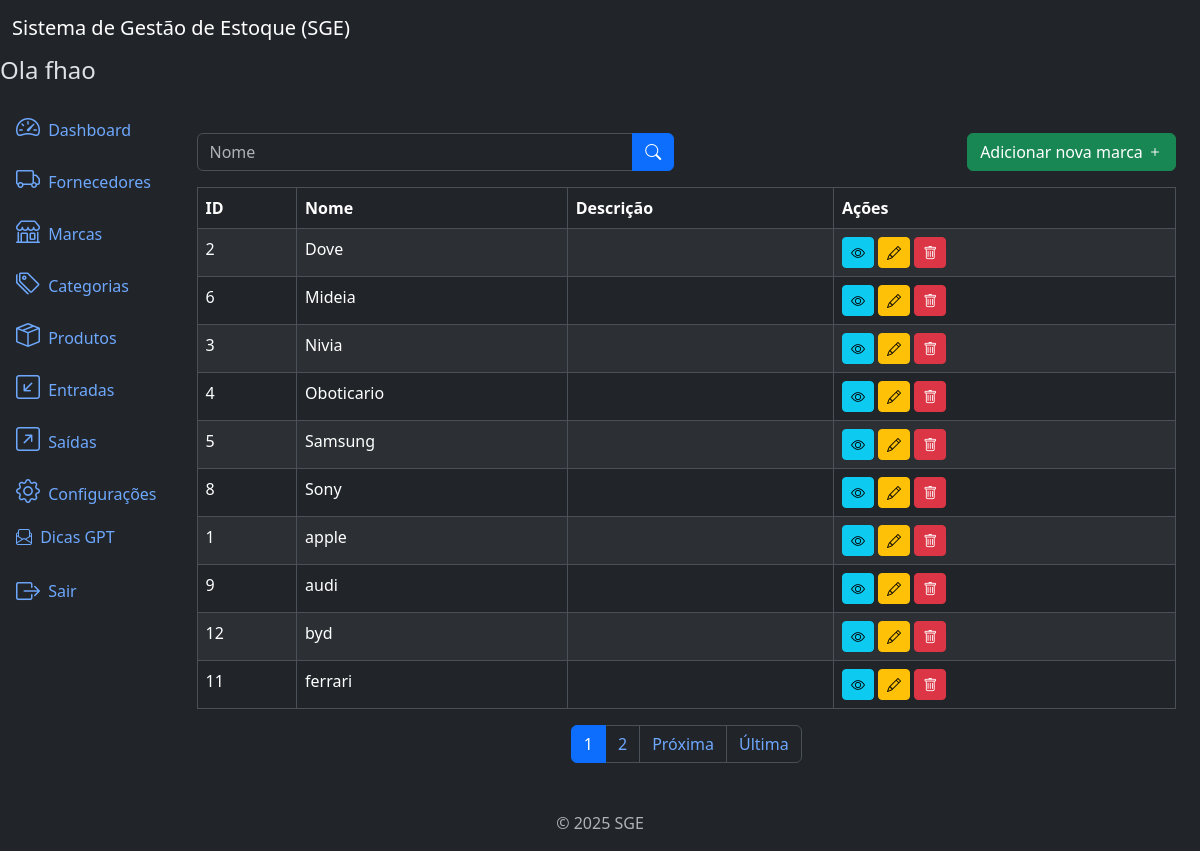
The page /brands/ (signed in) on the database its author committed.
### brands/models.py (models this page shows, shortened)
class Brand(models.Model):
    name = models.CharField(max_length=500)
    description = models.TextField(
        blank=True,
        null=True,
    )
    created_at = models.DateTimeField(
        auto_now_add=True
    )
    updated_at = models.DateTimeField(
        auto_now=True
    )
    class Meta:
        ordering = ['name']

### brands/views.py (the view)
# urls.py: path('brands/', views.BrandListView.as_view(), name='brands_list'),
class BrandListView(LoginRequiredMixin, PermissionRequiredMixin, ListView):
    model = models.Brand
    template_name = 'brand_list.html'
    context_object_name = 'brands'
    paginate_by = 10
    permission_required = 'brands.view_brand'
    def get_queryset(self):
        queryset = super().get_queryset()
        name = self.request.GET.get('name')
        if name:
            queryset = queryset.filter(name__icontains=name)
        return queryset

### brands/templates/brand_list.html (shortened to what this page needs)
{% extends 'base.html' %}
{% block content %}
<div class="row mb-3">
   <div class="col-md-6">
      <form method="get" action="{% url 'brands_list' %}">
         <div class="input-group">
            <input type="text" class="form-control" name="name" placeholder="Nome" value="{{ request.GET.name }}">
            <button type="submit" class="btn btn-primary">
               <i class="bi bi-search"></i>
            </button>
         </div>
      </form>
   </div>
   {% if perms.brands.add_brand %}
      <div class="col-md-6">
         <a href="{% url 'brand_create' %}" class="btn btn-success float-end">
            Adicionar nova marca
            <i class="bi bi-plus"></i>
         </a>
      </div>
   {% endif %}
</div>
<div class="table-responsive">
   <table class="table table-striped table-bordered">
      <thead class="thead-dark">
         <tr>
            <th>ID</th>
            <th>Nome</th>
            <th>Descrição</th>
            <th>Ações</th>
         </tr>
      </thead>
      <tbody>
         {% for brand in brands %}
         <tr>
            <td>{{ brand.id }}</td>
            <td>{{ brand.name }}</td>
            <td>{{ brand.description }}</td>
            <td>
               <a href="{% url 'brands_detail' brand.id %}" class="btn btn-info btn-sm">
                  <i class="bi bi-eye"></i>
               </a>
               {% if perms.brands.change_brand %}
                  <a href="{% url 'brands_update' brand.id %}" class="btn btn-warning btn-sm">
                     <i class="bi bi-pencil"></i>
                  </a>
               {% endif %}
               {% if perms.brands.delete_brand %}
                  <a href="{% url 'brands_delete' brand.id %}" class="btn btn-danger btn-sm">
                     <i class="bi bi-trash"></i>
                  </a>
               {% endif %}
            </td>
         </tr>
         {% endfor %}
      </tbody>
   </table>
</div>
{% include 'components/_pagination.html' %}
{% endblock %}

### app/templates/components/_header.html
<nav class="navbar navbar-expand-lg navbar-light bg-dark">
  <div class="container-fluid">
    <a class="navbar-brand text-white" href="#">Sistema de Gestão de Estoque (SGE)</a>
  </div>
</nav>
<h4>Ola {{ user.username }}</h4>

### rows shown on the page
Brand: id "2", name "Dove"
Brand: id "6", name "Mideia"
Brand: id "3", name "Nivia"
Brand: id "4", name "Oboticario"
Brand: id "5", name "Samsung"
Brand: id "8", name "Sony"
Brand: id "1", name "apple"
Brand: id "9", name "audi"
Brand: id "12", name "byd"
Brand: id "11", name "ferrari"

### other values the page prints
{{ user.username }} "fhao"
{{ page_number }} "1"
{{ page_number }} "2"
